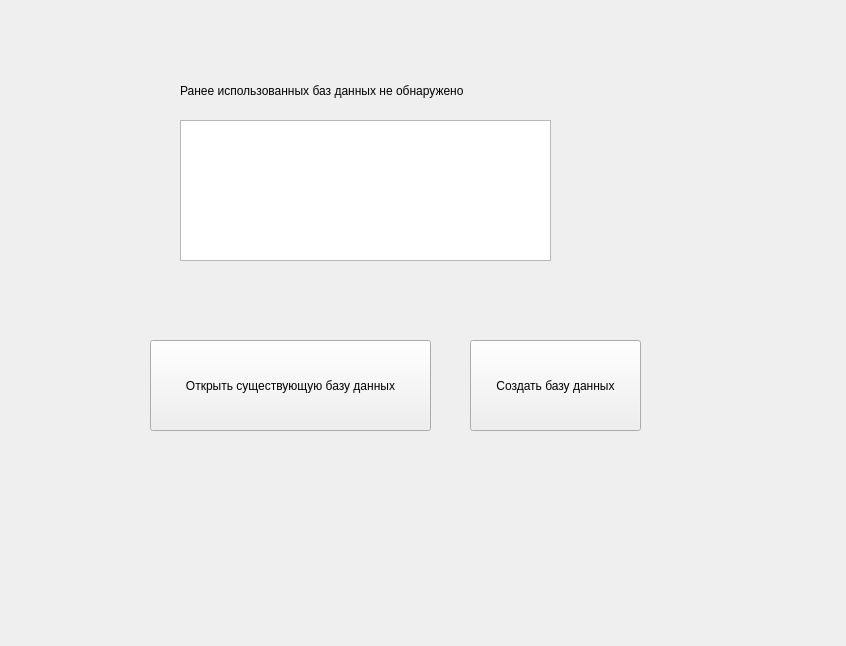
<?xml version="1.0" encoding="UTF-8"?>
<ui version="4.0">
 <class>WelcomeWidget</class>
 <widget class="QWidget" name="WelcomeWidget">
  <property name="geometry">
   <rect>
    <x>0</x>
    <y>0</y>
    <width>846</width>
    <height>646</height>
   </rect>
  </property>
  <property name="windowTitle">
   <string>Form</string>
  </property>
  <widget class="QPushButton" name="openExistBaseButton">
   <property name="geometry">
    <rect>
     <x>150</x>
     <y>340</y>
     <width>281</width>
     <height>91</height>
    </rect>
   </property>
   <property name="text">
    <string>Открыть существующую базу данных</string>
   </property>
  </widget>
  <widget class="QPushButton" name="createBaseButton">
   <property name="geometry">
    <rect>
     <x>470</x>
     <y>340</y>
     <width>171</width>
     <height>91</height>
    </rect>
   </property>
   <property name="text">
    <string>Создать базу данных</string>
   </property>
  </widget>
  <widget class="QLabel" name="label">
   <property name="geometry">
    <rect>
     <x>180</x>
     <y>40</y>
     <width>471</width>
     <height>101</height>
    </rect>
   </property>
   <property name="text">
    <string>Ранее использованных баз данных не обнаружено</string>
   </property>
  </widget>
  <widget class="QListWidget" name="listWidget">
   <property name="geometry">
    <rect>
     <x>180</x>
     <y>120</y>
     <width>371</width>
     <height>141</height>
    </rect>
   </property>
  </widget>
 </widget>
 <resources/>
 <connections/>
</ui>
